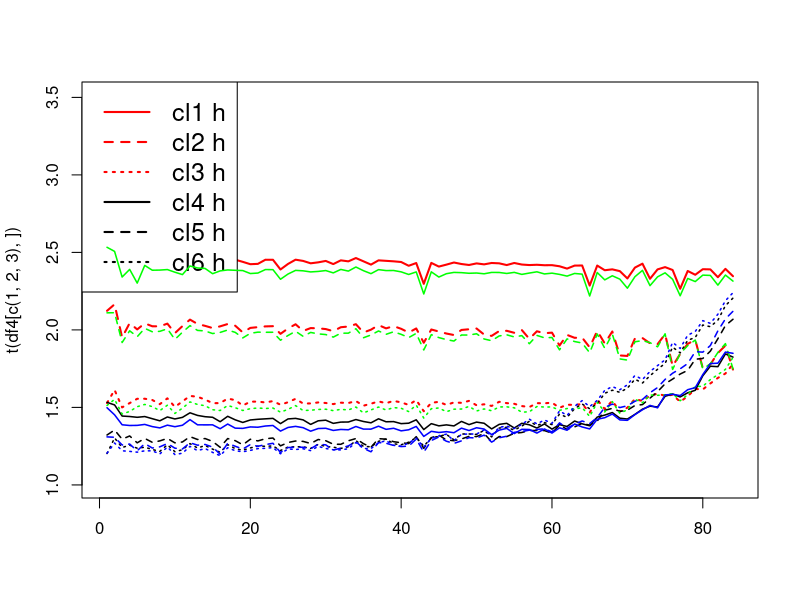
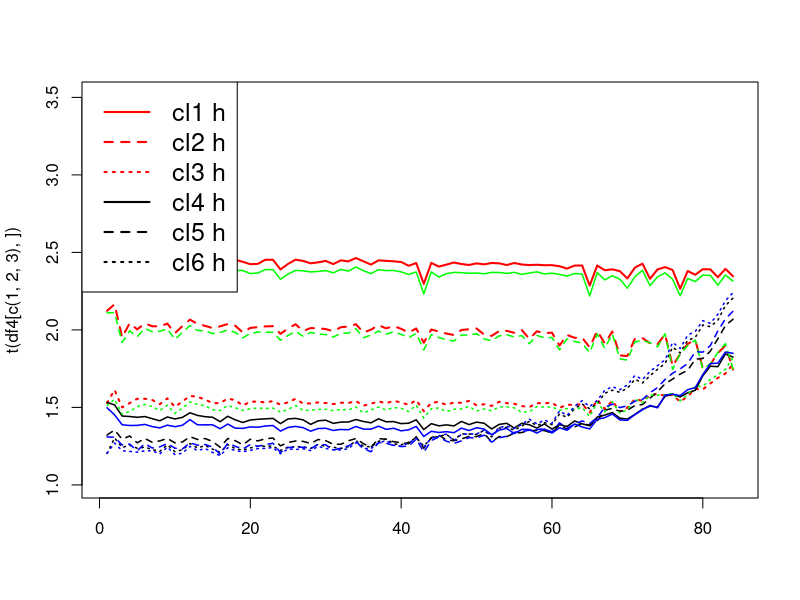

Source code (R) for these figures, in order:
## HARD##

df <- read.table("../hardBME2.csv", sep=",", head=F)
names(df)[2:5] = c("MAPE", "RMSE", "CVRMSE", "time")
df = df[1:84,]


df2 = read.table("../hardPMF22res.csv", sep=",", head=F)
df2[df2 == "NaN"] = NA
df2 = df2[1:85,]

df2 = data.frame(t(df2))
names(df2)[1] = c("cl")

df3 = aggregate(df2[, -c(1)], list(df2$cl), mean, na.rm=T)

df3$X5[18] = NA
df3$X19[19] = NA
df3$X21[18] = NA
df4 = df3[,-c(1)]
matplot(t(df4[c(1,2,3),]), type = "l", col="red", lwd=2, ylim = c(min(df4, na.rm=T),3.5))
lines(as.numeric(df4[c(4),]), lwd=1.5)
lines(as.numeric(df4[c(5),]), lty = 2, lwd=1.5)
lines(as.numeric(df4[c(6),]), lty = 3, lwd=1.5)

legend("topleft", legend=c("cl1 h", "cl2 h", "cl3 h","cl4 h", "cl5 h", "cl6 h"),
       col=c("red","red","red","black","black","black"), lty = 1:3, cex=1.5, lwd=2)


####soft

df5 = read.table("../softPMF2res.csv", sep=",", head=F)
df5[df5 == "NaN"] = NA
df5 = df5[1:85,]

df5 = data.frame(t(df5))
names(df5)[1] = c("cl")

df6 = aggregate(df5[, -c(1)], list(df5$cl), mean, na.rm=T)
df6$X8[19] = NA
df6$X81[10] = NA
df6$X45[18] = NA
df6$X33[15] = NA

df7 = df6[,-c(1)]


lines(as.numeric(df7[c(1),]), lwd=1.5, col="green")
lines(as.numeric(df7[c(2),]), lty = 2, lwd=1.5, col="green")
lines(as.numeric(df7[c(3),]), lty = 3, lwd=1.5, col="green")

lines(as.numeric(df7[c(4),]), lwd=1.5, col="blue")
lines(as.numeric(df7[c(5),]), lty = 2, lwd=1.5, col="blue")
lines(as.numeric(df7[c(6),]), lty = 3, lwd=1.5, col="blue")




dev.off()
svg(filename="fig3.svg", width = 12, height = 8, pointsize = 12)

matplot(t(df4[c(1,2,3),]), type = "l", col="red", lwd=2, ylim = c(min(df4, na.rm=T),3.5))
lines(as.numeric(df4[c(4),]), lwd=1.5)
lines(as.numeric(df4[c(5),]), lty = 2, lwd=1.5)
lines(as.numeric(df4[c(6),]), lty = 3, lwd=1.5)


lines(as.numeric(df7[c(1),]), lwd=1.5, col="green")
lines(as.numeric(df7[c(2),]), lty = 2, lwd=1.5, col="green")
lines(as.numeric(df7[c(3),]), lty = 3, lwd=1.5, col="green")

lines(as.numeric(df7[c(4),]), lwd=1.5, col="blue")
lines(as.numeric(df7[c(5),]), lty = 2, lwd=1.5, col="blue")
lines(as.numeric(df7[c(6),]), lty = 3, lwd=1.5, col="blue")

legend("topleft", legend=c("cl1 h", "cl2 h", "cl3 h","cl4 h", "cl5 h", "cl6 h"),
       col=c("red","red","red","black","black","black"), lty = 1:3, cex=1.5, lwd=2)


dev.off()